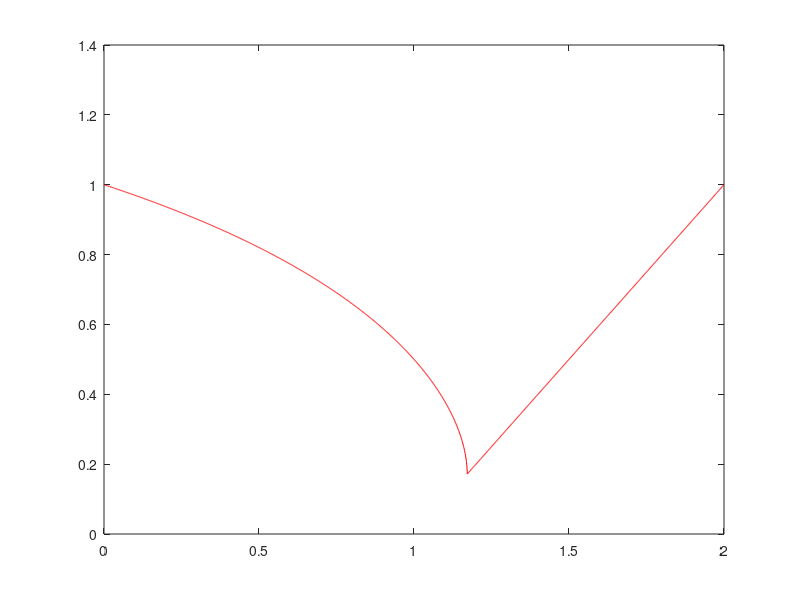

Recreate this plot in MATLAB.
% Question 3: experiment with relaxation parameter for SOR
% construct matrices A, U, D, and L for SOR method
N = 3;
A = zeros(N*N, N*N);
b = zeros(N*N, 1);
X = zeros(N*N, 1);
tol = 1e-5;
maxit = 100;

for i=1:1:N
    for j=1:1:N
        A((i-1)*N+j, (i-1)*N+j) = 4;
        if i-1 > 0 && i-1 <= N
            A((i-1)*N+j, (i-2)*N+j) = -1;
        end
        if i+1 > 0 && i+1 <= N
            A((i-1)*N+j, (i)*N+j) = -1;
        end
        if j-1 > 0 && j-1 <= N
            A((i-1)*N+j, (i-1)*N+j-1) = -1;
        end
        if j+1 > 0 && j+1 <= N
            A((i-1)*N+j, (i-1)*N+j+1) = -1;
        end
    end
end

h = 1/(1+N);
for i=1:1:N
    for j=1:1:N
        if i*h <= 3/5 && i*h >= 1/5
            if j*h <= 1/2 && j*h >= 1/4
                b((i-1)*N+j, 1) = -1*h;
            end
        end
    end
end

U = zeros(9);
D = zeros(9);
L = zeros(9);
for i = 1:9
    for j = 1:9
        if i < j
            L(i,j) = A(i,j);
        elseif i == j
            D(i,j) = A(i,j);
        else
            U(i,j) = A(i,j);
        end
    end
end

% experiment with w values
row = 1;
eigVec = zeros(1,2001);
for w=0:0.001:2
    intermediate1 = inv(L.*w+D);
    intermediate2 = D.*(1-w) - w.*U;
    T = intermediate1 * intermediate2;
    e = eig(T);
    emax = abs(max(e));
    eigVec(1,row) = emax;
    row = row + 1;
end
wVec = 0:0.001:2;
plot(wVec,eigVec,'-r')



% function for calculating g(x,y)
function g = g(x,y)
    if(x>=0.2 && x<= 0.6 && y>= 0.25 && y<=0.5)
        g = 1;
    else
        g = 0;
    end
end

